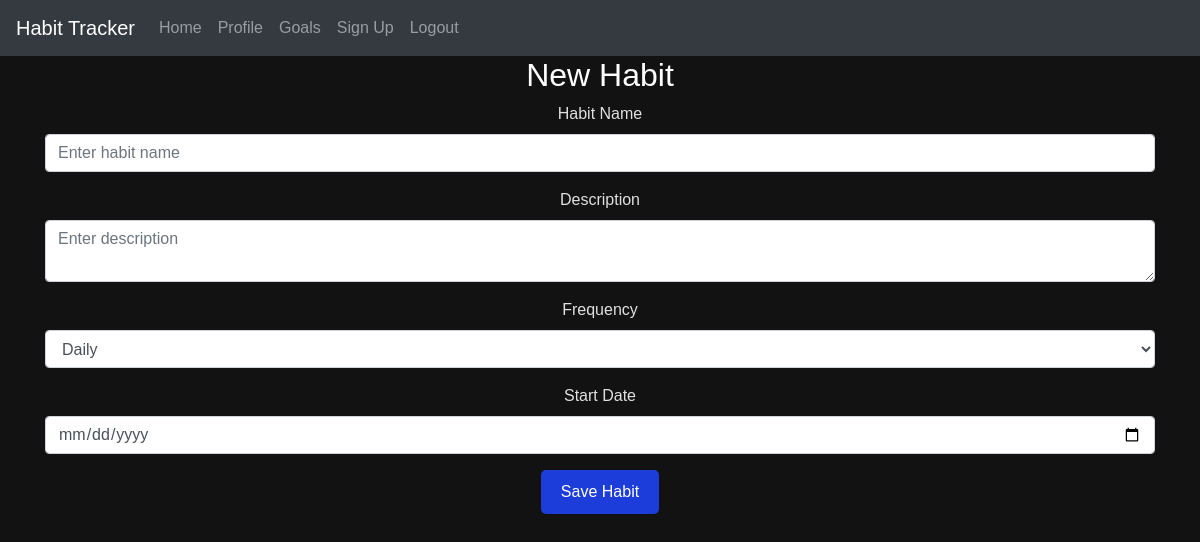
The page /edit-habit/8 (signed in) on the database as committed earlier.
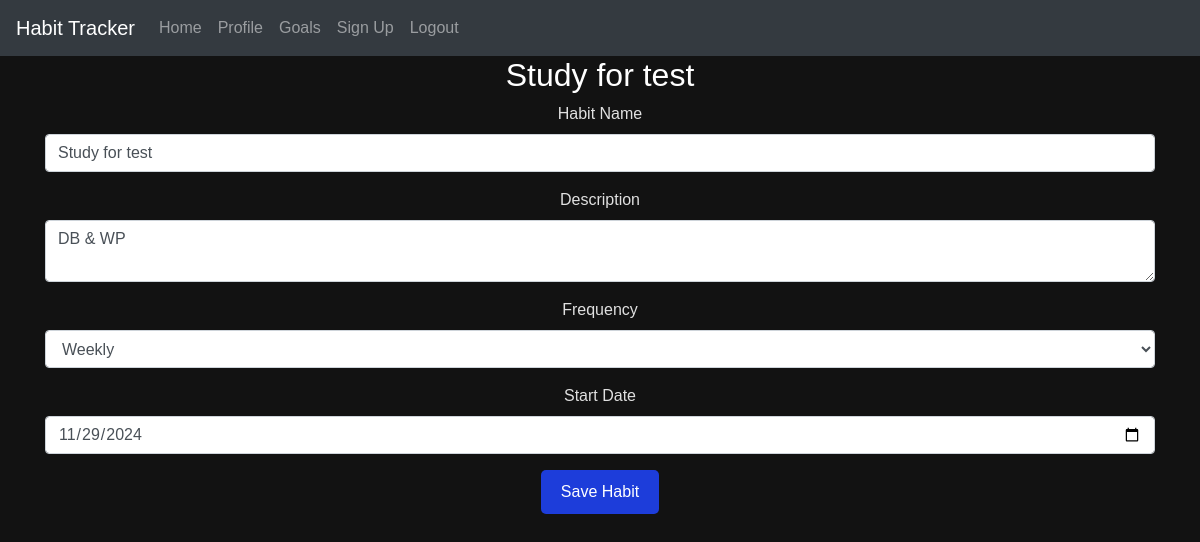
The same page on the database as committed later.
### website/models.py (models this page shows)
class Habit(db.Model):
    __tablename__ = 'habits'  # define the table name
    id = db.Column(db.Integer, primary_key=True)
    name = db.Column(db.String(150), nullable=False)
    description = db.Column(db.Text, nullable=True)
    frequency = db.Column(db.String(50), nullable=False)  # e.g., Daily, Weekly, Monthly
    start_date = db.Column(db.DateTime(timezone=True), default=func.now())
    times_completed = db.Column(db.Integer, default=0)  # Total count of completions
    last_completed = db.Column(db.DateTime(timezone=True))  # Timestamp of the last completion
    habitlist = db.relationship('Habitlist', backref='habit', lazy=True)

### website/views.py (the view, shortened to what this page needs)
@views.route('/edit-habit/<int:habit_id>', methods=['GET', 'POST'])
@login_required
def edit_habit(habit_id):
    habit = Habit.query.get(habit_id)
    return render_template("edit_habit.html", user=current_user, habit=habit)

### website/__init__.py (called while the page is built)
def create_app():
    app = Flask(__name__)
    app.config['SECRET_KEY'] = 'hjshjhdjah kjshkjdhjs'
    app.config['SQLALCHEMY_DATABASE_URI'] = f'sqlite:///{DB_NAME}'
    app.config['SQLALCHEMY_TRACK_MODIFICATIONS'] = False  # Turn off modification tracking for performance
    db.init_app(app)
    migrate.init_app(app, db)  # Initialize Flask-Migrate with the app and db
    from .views import views
    from .auth import auth
    app.register_blueprint(views, url_prefix='/')
    app.register_blueprint(auth, url_prefix='/')
    from .models import User, Habit, Habitlist  # , Goal, Reminder
    with app.app_context():
        db.create_all()
    login_manager = LoginManager()
    login_manager.login_view = 'auth.login'
    login_manager.init_app(app)
    @login_manager.user_loader
    def load_user(id):
        return User.query.get(int(id))
    return app

### website/templates/edit_habit.html (shortened to what this page needs)
{% extends "base.html" %}
{% block content %}
<h2>{{ habit.name if habit else "New Habit" }}</h2>
<form method="POST">
    <div class="form-group">
        <label for="name">Habit Name</label>
        <input
            type="text"
            class="form-control"
            id="name"
            name="name"
            value="{{ habit.name if habit else '' }}"
            required
            title="Enter the name of the habit"
            placeholder="Enter habit name">
    </div>
    <div class="form-group">
        <label for="description">Description</label>
        <textarea
            class="form-control"
            id="description"
            name="description"
            title="Enter a brief description of the habit"
            placeholder="Enter description">{{ habit.description if habit else '' }}</textarea>
    </div>
    <div class="form-group">
        <label for="frequency">Frequency</label>
        <select
            id="frequency"
            name="frequency"
            class="form-control"
            title="Select how often the habit should be completed">
            <option value="Daily" {% if habit and habit.frequency == 'Daily' %}selected{% endif %}>Daily</option>
            <option value="Weekly" {% if habit and habit.frequency == 'Weekly' %}selected{% endif %}>Weekly</option>
        </select>
    </div>
    <div class="form-group">
        <label for="start_date">Start Date</label>
        <input
            type="date"
            class="form-control"
            id="start_date"
            name="start_date"
            value="{{ habit.start_date.strftime('%Y-%m-%d') if habit else '' }}"
            title="Select the start date for the habit">
    </div>
    <button type="submit" class="btn btn-primary">Save Habit</button>
</form>
{% endblock %}

Rows that differ between the two databases and show on the page:
added Habit: name "Study for test", description "DB & WP", frequency "Weekly", start_date "11/29/2024"
Other text that changed with them:
{{ habit.name if habit else "New Habit" }}: "New Habit" → (not shown)
form field frequency: "Daily" → (not shown)
